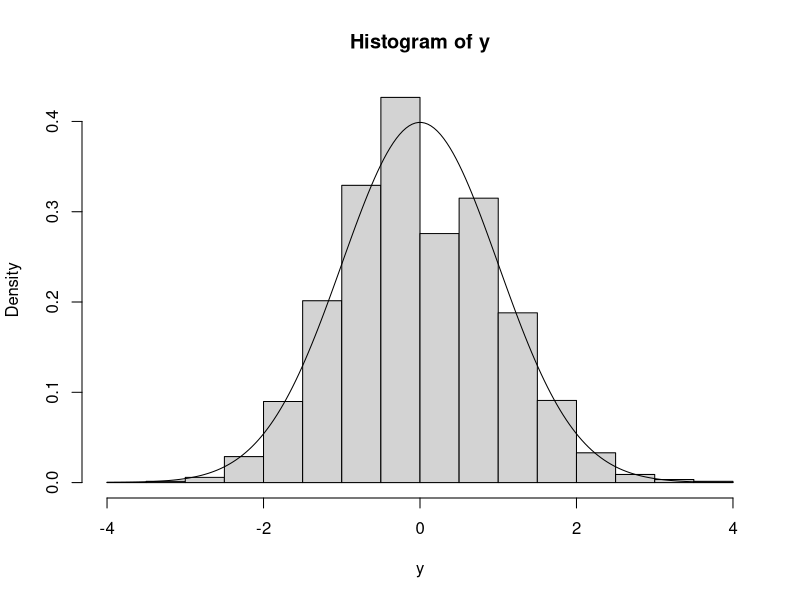
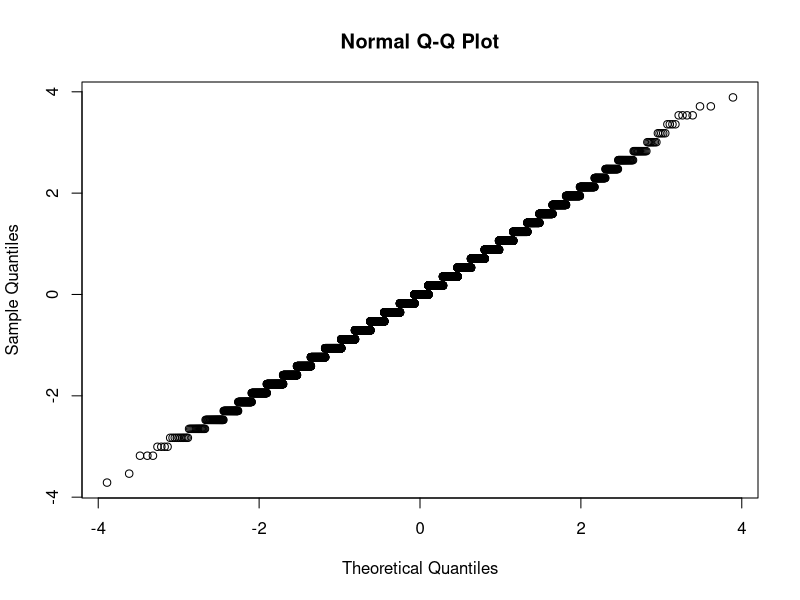

Write the R code that produced these figures, in order.
# Empirical verification of the central limit theorem.

# Recall: For X_1, X_2, .. a sequence of independent and identically distributed
#random variables such that the E(X_i) = mu and 0 < var(X_i) = sig^2 < infty, 
#then : Y_n = 1/sqrt(n* sig^2) * sum_{i=1}^n (X_i - mu) -> Z for Z ~ N(0,1).
# ---- Prove this for X_i ~ Bernoulli(p). ---

#Let m = 10^4 the number of repetitions of the MonteCarlo simulation
#For a samle size n = (50,200,1000), 
# 1. Generate m realisations y_n of Y_n and store them in a vector y
# 2. Plot a normalized histogram of y
# 3. Plot the qqplot of y using qqnorm.


# Initial data ------------------------------------------------------------
m = 10^4         #nb of MC simulations
n = 200           # (50, 200 or 1000)
p = 0.2          # arbitrary
 
mu = p
sig2 = p*(1-p)   # Recall X ~ Bernoulli(p)
 

# Define Z to compare later -----------------------------------------------
Z = seq(-4,4, length.out = n)
 

# Define n times m realizations of X ~ Bernoulli(p) -----------------------
x = 0 
for (i in seq(1,n)) {
  x = x + rbinom(m,1,p) # Bernoulli is a special case of the Binomial distr.
} 


# Compute y ---------------------------------------------------------------
y = (x - n*mu) / sqrt(n*sig2)
 

# Histogram y compared to Z -----------------------------------------------
hist(y, freq=F)
lines(sort(Z), dnorm(sort(Z), mean = 0, sd=1))


# QQplot ------------------------------------------------------------------
qqnorm(y)


 


 
